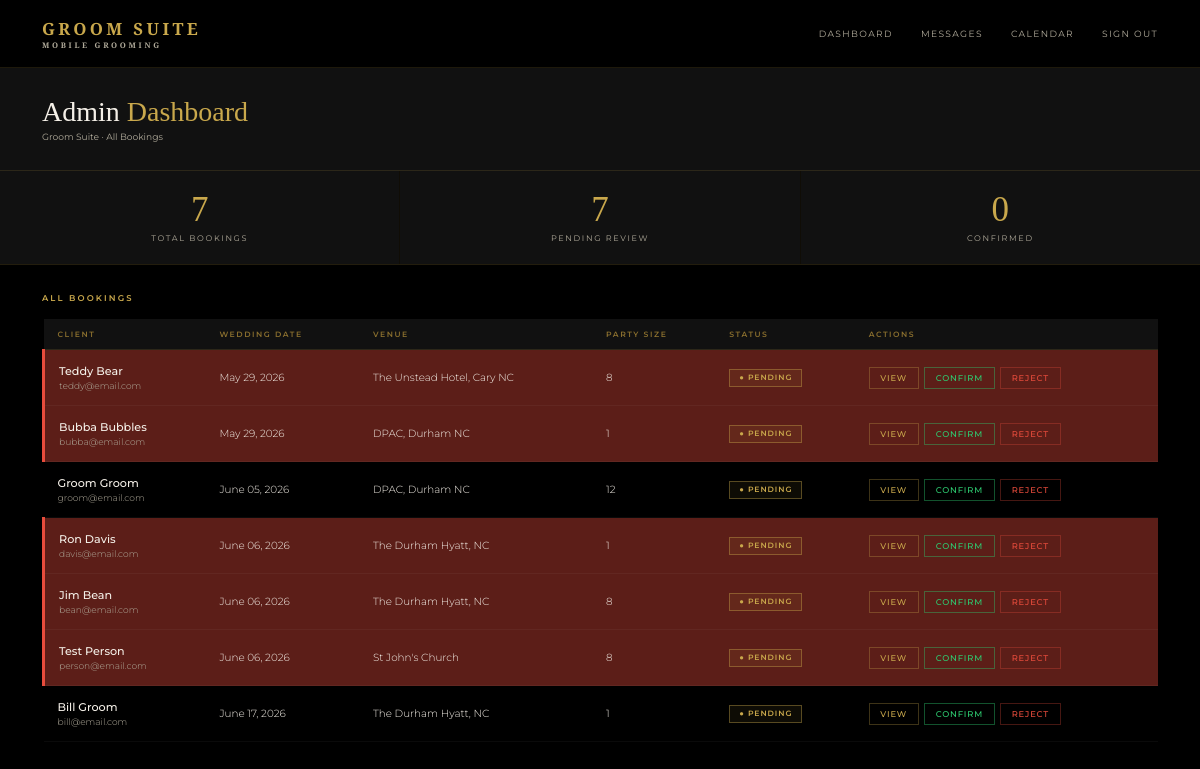
Page /admin (signed in) on the earlier database version.
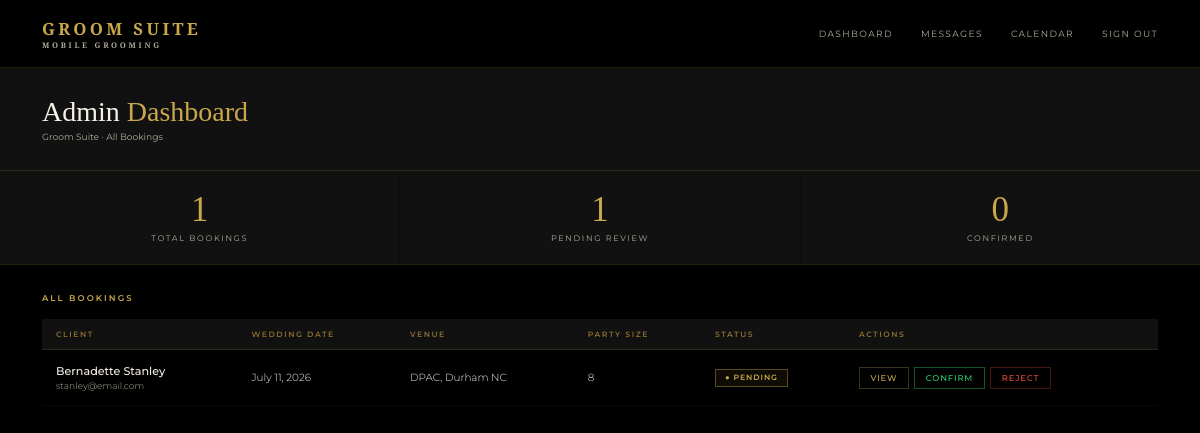
Same page on the later database version.
### models.py (models this page shows)
class Booking(db.Model):
    id = db.Column(db.Integer, primary_key=True)
    wedding_date = db.Column(db.String(50), nullable=False)
    venue = db.Column(db.String(200), nullable=False)
    start_time = db.Column(db.String(20))
    party_size = db.Column(db.Integer, default=1)
    package = db.Column(db.String(100))
    addons = db.Column(db.String(200))
    notes = db.Column(db.Text)
    status = db.Column(db.String(20), default='pending')
    created_at = db.Column(db.DateTime, default=datetime.utcnow)
    user_id = db.Column(db.Integer, db.ForeignKey('user.id'), nullable=False)
    party_members = db.relationship('PartyMember', backref='booking', lazy=True)
    messages = db.relationship('Message', backref='booking_messages', lazy=True, foreign_keys='Message.booking_id')

class User(UserMixin, db.Model):
    id = db.Column(db.Integer, primary_key=True)
    name = db.Column(db.String(100), nullable=False)
    email = db.Column(db.String(120), unique=True, nullable=False)
    password = db.Column(db.String(200), nullable=False)
    role = db.Column(db.String(20), default='client')
    phone = db.Column(db.String(20))
    password_changed = db.Column(db.Boolean, default=False)
    bookings = db.relationship('Booking', backref='client', lazy=True)

### routes.py (the view)
    @app.route('/admin')
    @login_required
    @admin_required
    def admin_dashboard():
        bookings = Booking.query.order_by(Booking.wedding_date).all()
        total = len(bookings)
        pending = len([b for b in bookings if b.status == 'pending'])
        confirmed = len([b for b in bookings if b.status == 'confirmed'])
        from collections import Counter
        date_counts = Counter(b.wedding_date for b in bookings)
        conflict_dates = {date for date, count in date_counts.items() if count > 1}
        return render_template('admin/dashboard.html',
            bookings=bookings,
            total=total,
            pending=pending,
            confirmed=confirmed,
            conflict_dates=conflict_dates)

### app.py (called while the page is built)
@app.template_filter('format_date')
def format_date(value):
    try:
        return datetime.strptime(value, '%Y-%m-%d').strftime('%B %d, %Y')
    except:
        return value

### auth.py (called while the page is built)
def register_routes(app, login_manager):
    @login_manager.user_loader
    def load_user(user_id):
        return db.session.get(User, int(user_id))
    @app.route('/login', methods=['GET', 'POST'])
    def login():
        if request.method == 'POST':
            email = request.form.get('email')
            password = request.form.get('password')
            user = User.query.filter_by(email=email).first()
            if user and check_password_hash(user.password, password):
                login_user(user)
                if user.role == 'admin':
                    return redirect(url_for('index'))
                return redirect(url_for('portal'))
            flash('Invalid email or password')
        return render_template('login.html')
    @app.route('/logout')
    @login_required
    def logout():
        logout_user()
        return redirect(url_for('index'))

### routes.py (called while the page is built)
def admin_required(f):
    @wraps(f)
    def decorated_function(*args, **kwargs):
        if not current_user.is_authenticated or current_user.role != 'admin':
            return redirect(url_for('index'))
        return f(*args, **kwargs)
    return decorated_function

### templates/admin/dashboard.html (shortened to what this page needs)
{% extends 'base.html' %}
{% block content %}
<div class="admin-header">
  <div>
    <h1 class="admin-title">Admin <span>Dashboard</span></h1>
    <p class="admin-meta">Groom Suite · All Bookings</p>
  </div>
</div>
<div class="stats-bar">
  <div class="stat-card">
    <div class="stat-value">{{ total }}</div>
    <div class="stat-label">Total Bookings</div>
  </div>
  <div class="stat-card">
    <div class="stat-value">{{ pending }}</div>
    <div class="stat-label">Pending Review</div>
  </div>
  <div class="stat-card">
    <div class="stat-value">{{ confirmed }}</div>
    <div class="stat-label">Confirmed</div>
  </div>
</div>
<div class="admin-body">
  <div class="table-header">
    <div class="table-title">All Bookings</div>
  </div>
  {% if bookings %}
  <table class="bookings-table">
    <thead>
      <tr>
        <th>Client</th>
        <th>Wedding Date</th>
        <th>Venue</th>
        <th>Party Size</th>
        <th>Status</th>
        <th>Actions</th>
      </tr>
    </thead>
    <tbody>
      {% for booking in bookings %}
      <tr class="{% if booking.wedding_date in conflict_dates %}conflict-row{% endif %}">
        <td>
          <div class="client-name">{{ booking.client.name }}</div>
          <div class="client-email">{{ booking.client.email }}</div>
        </td>
        <td>{{ booking.wedding_date | format_date }}</td>
        <td>{{ booking.venue }}</td>
        <td>{{ booking.party_size }}</td>
        <td>
          <span class="badge badge-{{ booking.status }}">
            ● {{ booking.status|capitalize }}
          </span>
        </td>
        <td>
          <div class="action-btns">
            <a href="{{ url_for('booking_detail', id=booking.id) }}" class="action-btn action-view">
              View
              {% set unread = booking.messages | selectattr('read', 'equalto', False) | selectattr('sender_id', 'ne', current_user.id) | list | length %}
            </a>
            {% if booking.status == 'pending' %}
            <a href="{{ url_for('confirm_booking', id=booking.id) }}" class="action-btn action-confirm">Confirm</a>
            <a href="{{ url_for('reject_booking', id=booking.id) }}" class="action-btn action-reject">Reject</a>
            {% endif %}
          </div>
        </td>
      </tr>
      {% endfor %}
    </tbody>
  </table>
  {% else %}
  <div class="empty-state">
    <p>No bookings yet. They'll appear here once clients submit inquiries.</p>
  </div>
  {% endif %}
</div>
{% endblock %}

### templates/base.html (shortened to what this page needs)
<!DOCTYPE html>
<html lang="en">
<head>
  <link rel="stylesheet" href="{{ url_for('static', filename='css/style.css') }}?v={{ range(1, 99999) | random }}">
</head>
<body>
  <nav class="navbar">
    <div class="nav-logo">Groom Suite <span>Mobile Grooming</span></div>
    <div class="nav-links">
      {% if current_user.is_authenticated %}
        {% if current_user.role == 'admin' %}
          <a href="{{ url_for('admin_dashboard') }}">Dashboard</a>
          <a href="{{ url_for('admin_dashboard') }}">Messages {% if unread_count > 0 %}<span class="unread-badge">{{ unread_count }}</span>{% endif %}</a>
          <a href="{{ url_for('admin_calendar') }}">Calendar</a>
        {% else %}
          <a href="{{ url_for('portal') }}">My Booking</a>
          <a href="{{ url_for('portal_messages') }}">Messages {% if unread_count > 0 %}<span class="unread-badge">{{ unread_count }}</span>{% endif %}</a>
        {% endif %}
        <a href="{{ url_for('logout') }}">Sign Out</a>
      {% else %}
        <a href="{{ url_for('index') }}">Home</a>
        <a href="{{ url_for('inquiry') }}">Book Now</a>
        <a href="{{ url_for('login') }}">Login</a>
      {% endif %}
    </div>
  </nav>
  {% block content %}{% endblock %}
</body>
</html>

### static/css/style.css (style rules this page uses)
*, *::before, *::after { box-sizing: border-box; margin: 0; padding: 0; }
:root { --gold: #C9A84C; --gold-light: #E8C96A; --gold-dim: #8a6f2e; --black: #000000; --black-2: #111111; --black-3: #1A1A1A; --black-5: #2C2C2C; --white: #F5F0E8; --white-dim: #b0aa9a; --font-display: 'Cormorant Garamond', serif; --font-body: 'Montserrat', sans-serif; }
html { font-size: 14px; }
body { font-family: var(--font-body); background: var(--black); color: var(--white); min-height: 100vh; }
.navbar { display: flex; align-items: center; justify-content: space-between; padding: 1.2rem 3rem; background: rgba(0,0,0,0.95); border-bottom: 1px solid rgba(201,168,76,0.15); position: sticky; top: 0; z-index: 100; }
.nav-logo { font-family: var(--font-display); font-size: 1.2rem; font-weight: 600; color: var(--gold); letter-spacing: 0.2em; text-transform: uppercase; }
.nav-logo span { display: block; font-size: 0.55rem; letter-spacing: 0.35em; color: var(--white-dim); }
.nav-links { display: flex; gap: 2rem; }
.nav-links a { font-size: 0.65rem; letter-spacing: 0.15em; text-transform: uppercase; color: var(--white-dim); text-decoration: none; transition: color 0.2s; }
.admin-header { padding: 2rem 3rem; background: var(--black-2); border-bottom: 1px solid rgba(201,168,76,0.15); display: flex; align-items: center; justify-content: space-between; }
.admin-title { font-family: var(--font-display); font-size: 2rem; font-weight: 300; }
.admin-title span { color: var(--gold); }
.admin-meta { font-size: 0.65rem; color: var(--white-dim); margin-top: 0.25rem; }
.stats-bar { display: grid; grid-template-columns: repeat(3, 1fr); gap: 1px; background: rgba(201,168,76,0.08); border-bottom: 1px solid rgba(201,168,76,0.1); }
.stat-card { background: var(--black-2); padding: 1.5rem 2rem; text-align: center; }
.stat-value { font-family: var(--font-display); font-size: 2.5rem; font-weight: 300; color: var(--gold); line-height: 1; }
.stat-label { font-size: 0.58rem; letter-spacing: 0.2em; text-transform: uppercase; color: var(--white-dim); margin-top: 0.4rem; }
.admin-body { padding: 2rem 3rem; }
.table-header { display: flex; align-items: center; justify-content: space-between; margin-bottom: 1.2rem; }
.table-title { font-size: 0.6rem; letter-spacing: 0.25em; text-transform: uppercase; color: var(--gold); font-weight: 600; }
.bookings-table { width: 100%; border-collapse: collapse; font-size: 0.74rem; }
.bookings-table th { text-align: left; font-size: 0.55rem; letter-spacing: 0.2em; text-transform: uppercase; color: var(--gold-dim); font-weight: 600; padding: 0.75rem 1rem; border-bottom: 1px solid rgba(201,168,76,0.15); background: var(--black-2); }
.bookings-table td { padding: 1rem; border-bottom: 1px solid rgba(255,255,255,0.04); color: var(--white); font-weight: 300; }
.client-name { font-weight: 500; font-size: 0.8rem; }
.client-email { font-size: 0.65rem; color: var(--white-dim); margin-top: 2px; }
.badge { display: inline-flex; align-items: center; gap: 0.3rem; padding: 0.25rem 0.65rem; font-size: 0.55rem; letter-spacing: 0.12em; text-transform: uppercase; font-weight: 600; border: 1px solid; }
.badge-pending { border-color: rgba(201,168,76,0.4); color: var(--gold); background: rgba(201,168,76,0.07); }
.action-btns { display: flex; gap: 0.4rem; flex-wrap: wrap; }
.action-btn { padding: 0.35rem 0.75rem; font-size: 0.6rem; letter-spacing: 0.1em; text-transform: uppercase; font-family: var(--font-body); font-weight: 500; border: 1px solid; background: transparent; cursor: pointer; transition: all 0.15s; text-decoration: none; display: inline-block; }
.action-confirm { border-color: rgba(46,204,113,0.4); color: #2ecc71; }
.action-reject { border-color: rgba(231,76,60,0.3); color: #e74c3c; }
.action-view { border-color: rgba(201,168,76,0.3); color: var(--gold); }

Differences in the rows shown:
removed Booking: client.name "Teddy Bear", client.email "teddy@email.com", wedding_date "May 29, 2026", venue "The Unstead Hotel, Cary NC", party_size "8", status "PENDING"
removed Booking: client.name "Bubba Bubbles", client.email "bubba@email.com", wedding_date "May 29, 2026", venue "DPAC, Durham NC", party_size "1", status "PENDING"
removed Booking: client.name "Groom Groom", client.email "groom@email.com", wedding_date "June 05, 2026", venue "DPAC, Durham NC", party_size "12", status "PENDING"
removed Booking: client.name "Ron Davis", client.email "davis@email.com", wedding_date "June 06, 2026", venue "The Durham Hyatt, NC", party_size "1", status "PENDING"
removed Booking: client.name "Jim Bean", client.email "bean@email.com", wedding_date "June 06, 2026", venue "The Durham Hyatt, NC", party_size "8", status "PENDING"
removed Booking: client.name "Test Person", client.email "person@email.com", wedding_date "June 06, 2026", venue "St John's Church", party_size "8", status "PENDING"
removed Booking: client.name "Bill Groom", client.email "bill@email.com", wedding_date "June 17, 2026", venue "The Durham Hyatt, NC", party_size "1", status "PENDING"
added Booking: client.name "Bernadette Stanley", client.email "stanley@email.com", wedding_date "July 11, 2026", venue "DPAC, Durham NC", party_size "8", status "PENDING"
Other differences:
{{ total }}: "7" → "1"
{{ pending }}: "7" → "1"
